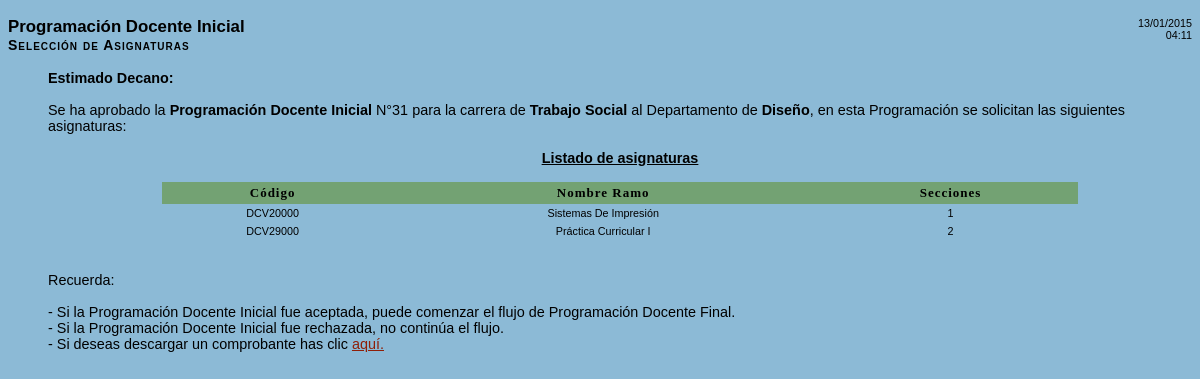
Screenshot of /gestionDEA/pdi1.php?id_pdi=31 with the database file from the repository.
### tables this page shows
CREATE TABLE `carreras` (
  `ID_carrera` int(11) NOT NULL,
  `Codigo_carrera` varchar(45) NOT NULL,
  `Nombre_carrera` varchar(45) NOT NULL,
  PRIMARY KEY (`ID_carrera`)
);

CREATE TABLE `departamentos` (
  `ID_depto` int(11) NOT NULL,
  `Nombre_depto` varchar(45) NOT NULL,
  PRIMARY KEY (`ID_depto`)
);

CREATE TABLE `ramos_PDI` (
  `ID_ramos_PDI` int(11) NOT NULL AUTO_INCREMENT,
  `ID_ramo` int(11) NOT NULL,
  `Cantidad_secciones` int(11) NOT NULL,
  `PDI_id_PDI` int(11) NOT NULL,
  PRIMARY KEY (`ID_ramos_PDI`,`PDI_id_PDI`),
  KEY `fk_Ramos_PDI_PDI_idx` (`PDI_id_PDI`)
);

CREATE TABLE `ramos` (
  `ID_ramo` int(11) NOT NULL,
  `ID_ramo_depto` varchar(45) NOT NULL,
  `Codigo_ramo` varchar(45) NOT NULL,
  `Nombre_ramo` varchar(45) NOT NULL,
  `departamentos_ID_depto` int(11) NOT NULL,
  PRIMARY KEY (`ID_ramo`),
  KEY `fk_ramos_departamentos1_idx` (`departamentos_ID_depto`)
);

### gestionDEA/pdi1.php (the view, shortened to what this page needs)
<!DOCTYPE HTML PUBLIC '-//W3C//DTD HTML 4.01 Transitional//EN' 'http://www.w3.org/TR/html4/loose.dtd'>
<html >
	<head>
	</head>
	<body>
		<div id="fecha">
			<?php echo date("d/m/Y"). "<br/>" . date("H:i");?>
		</div>
		<h3>Programaci&oacute;n Docente Inicial<br><small>Selecci&oacute;n de Asignaturas</small></h3>
        <?php
            $estadoCambiar = $_GET['estado'];
            $idpdi = $_GET['id_pdi'];
            $seleccionPDI1 = "SELECT * FROM `PDI` WHERE `ID_PDI` = " . $idpdi;
            $seleccionPDI2 = mysql_query($seleccionPDI1) or die('Consulta fallida: '.mysql_error());
            $seleccionPDI3 = mysql_fetch_assoc($seleccionPDI2);
            $carreras_ID_carrera = $seleccionPDI3['carreras_ID_carrera'];
            $carrera1 = "SELECT `Nombre_carrera` FROM `carreras` WHERE `ID_carrera` = " . $carreras_ID_carrera;
            $carrera2 = mysql_query($carrera1) or die('Consulta fallida: '.mysql_error());
            $carrera3 = mysql_fetch_assoc($carrera2);
            $carrera4 = $carrera3['Nombre_carrera'];
            $departamentos_ID_depto = $seleccionPDI3['departamentos_ID_depto'];
            $departamento1 = "SELECT `Nombre_depto` FROM `departamentos` WHERE `ID_depto` = " . $departamentos_ID_depto;
            $departamento2 = mysql_query($departamento1) or die('Consulta fallida: '.mysql_error());
            $departamento3 = mysql_fetch_assoc($departamento2);
            $departamento4 = $departamento3['Nombre_depto'];
        ?>
         <div>
			<dd>
				<strong>Estimado Decano:</strong></br></br>
				Se ha aprobado la <strong>Programaci&oacute;n Docente Inicial</strong> N&deg;<?php echo $idpdi; ?> <strong></strong> para la carrera de <strong><?php echo $carrera4; ?></strong> al Departamento de <strong><?php echo $departamento4; ?></strong>, en esta Programaci&oacute;n se solicitan las siguientes asignaturas: </br></br>
				<center><strong><ins>Listado de asignaturas</ins></strong></center></br>
				<table align="center" cellspacing="0" cellpadding="3" class="pequena" width="80%">
					<tr class="titulo_fila">
						<td>C&oacute;digo</td>
						<td>Nombre Ramo</td>
						<td>Secciones</td>
					</tr>
					<?php
                        $seleccionRamoPDI1 = "SELECT * FROM `ramos_PDI` WHERE `PDI_id_PDI` = ".$idpdi;
                        $seleccionRamoPDI2 = mysql_query($seleccionRamoPDI1) or die('Consulta fallida: '.mysql_error());
                        $cuenta1=0;
                        while($seleccionRamoPDI3 = mysql_fetch_assoc($seleccionRamoPDI2)){
                            $codramo1 = "SELECT * FROM `ramos` WHERE `ID_ramo` = " . $seleccionRamoPDI3['ID_ramo'];
                            $codramo2 = mysql_query($codramo1) or die('Consulta fallida: '.mysql_error());
                            $codramo3 = mysql_fetch_assoc($codramo2);
                            $codramo = $codramo3['Codigo_ramo'];
                            $nomramo = $codramo3['Nombre_ramo'];
                            $canramo = $seleccionRamoPDI3['Cantidad_secciones'];
                            echo "<tr class='centro'>";
							echo "<td>".$codramo."</td>";
                            $codigoRamos[$cuenta1] = $codramo;
							echo "<td>".$nomramo."</td>";
                            $nombreRamos[$cuenta1] = $nomramo;
							echo "<td>".$canramo."</td>";
                            $cantidRamos[$cuenta1] = $canramo;
							echo "</tr>";
                            $cuenta1++;
                        }
                        $data = array($codigoRamos, $nombreRamos, $cantidRamos);
                        function array_envia($array) {
                            $tmp = serialize($array);
                            $tmp = urlencode($tmp);
                            return $tmp;
                        }
                        $data = array_envia($data);
					?>
				</table>
				Recuerda:</br></br>
				- Si la Programaci&oacute;n Docente Inicial fue aceptada, puede comenzar el flujo de Programación Docente Final.</br>
				- Si la Programaci&oacute;n Docente Inicial fue rechazada, no contin&uacute;a el flujo.</br>
				- Si deseas descargar un comprobante has clic
				<a href="comprobantePDI.php?depa=<?php echo $departamento4; ?>&carre=<?php echo $carrera4; ?>&numPDI=<?php echo $idpdi; ?>&data=<?php echo $data; ?>&estado=<?php echo $estadoCambiar ?>" target="_blank">aqu&iacute;.</a></br></br>
			</dd>
		</div>
		<br/>
	</body>
</html>

### gestionDEA/gestion.css (style rules this page uses)
body { background-color: #8CBAD6; color: black; font-family: Trebuchet MS,sans-serif; font-size: 90% }
a { color: #8F1F08 }
h3 small { font-variant: small-caps; letter-spacing: 1px }
.pequena { font-size: 75%; }
.titulo_fila { font: 13px Verdana; background-color: #73A273; color: black; font-weight: Bold; text-align: center; letter-spacing: 1px }
.centro { text-align: center; }
#fecha { font-size: .75em; font-family: Arial; float: right; text-align: right; }

### rows the page displays
carreras: Nombre_carrera "Trabajo Social"
departamentos: Nombre_depto "Diseño"
ramos_pdi: ID_ramo.Codigo_ramo "DCV20000", ID_ramo.Nombre_ramo "Sistemas De Impresión", Cantidad_secciones "1"
ramos_pdi: ID_ramo.Codigo_ramo "DCV29000", ID_ramo.Nombre_ramo "Práctica Curricular I", Cantidad_secciones "2"

### other values shown
$idpdi "31"
